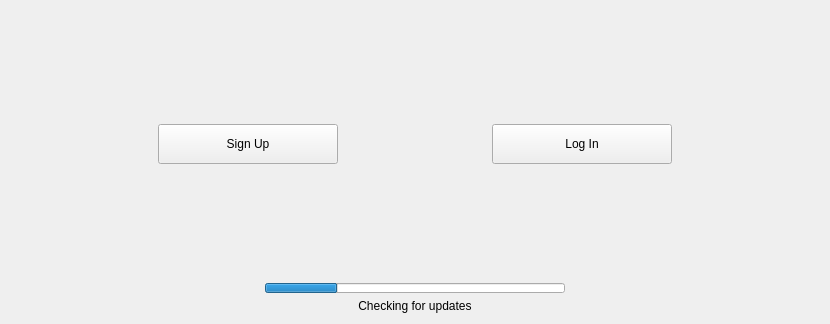
<?xml version="1.0" encoding="UTF-8"?>
<ui version="4.0">
 <class>FirstScreen</class>
 <widget class="QWidget" name="FirstScreen">
  <property name="geometry">
   <rect>
    <x>0</x>
    <y>0</y>
    <width>830</width>
    <height>324</height>
   </rect>
  </property>
  <property name="minimumSize">
   <size>
    <width>600</width>
    <height>200</height>
   </size>
  </property>
  <property name="maximumSize">
   <size>
    <width>16777215</width>
    <height>16777215</height>
   </size>
  </property>
  <property name="windowTitle">
   <string/>
  </property>
  <property name="styleSheet">
   <string notr="true"/>
  </property>
  <layout class="QVBoxLayout" name="verticalLayout_2">
   <item>
    <spacer name="verticalSpacer_2">
     <property name="orientation">
      <enum>Qt::Vertical</enum>
     </property>
     <property name="sizeHint" stdset="0">
      <size>
       <width>20</width>
       <height>8</height>
      </size>
     </property>
    </spacer>
   </item>
   <item>
    <layout class="QHBoxLayout" name="horizontalLayout">
     <item>
      <spacer name="horizontalSpacer">
       <property name="orientation">
        <enum>Qt::Horizontal</enum>
       </property>
       <property name="sizeHint" stdset="0">
        <size>
         <width>40</width>
         <height>20</height>
        </size>
       </property>
      </spacer>
     </item>
     <item>
      <widget class="QPushButton" name="signup_btn">
       <property name="minimumSize">
        <size>
         <width>180</width>
         <height>40</height>
        </size>
       </property>
       <property name="maximumSize">
        <size>
         <width>16777215</width>
         <height>16777215</height>
        </size>
       </property>
       <property name="text">
        <string>Sign Up</string>
       </property>
      </widget>
     </item>
     <item>
      <spacer name="horizontalSpacer_2">
       <property name="orientation">
        <enum>Qt::Horizontal</enum>
       </property>
       <property name="sizeHint" stdset="0">
        <size>
         <width>40</width>
         <height>20</height>
        </size>
       </property>
      </spacer>
     </item>
     <item>
      <widget class="QPushButton" name="login_btn">
       <property name="minimumSize">
        <size>
         <width>180</width>
         <height>40</height>
        </size>
       </property>
       <property name="maximumSize">
        <size>
         <width>16777215</width>
         <height>16777215</height>
        </size>
       </property>
       <property name="styleSheet">
        <string notr="true"/>
       </property>
       <property name="text">
        <string>Log In</string>
       </property>
      </widget>
     </item>
     <item>
      <spacer name="horizontalSpacer_3">
       <property name="orientation">
        <enum>Qt::Horizontal</enum>
       </property>
       <property name="sizeHint" stdset="0">
        <size>
         <width>40</width>
         <height>20</height>
        </size>
       </property>
      </spacer>
     </item>
    </layout>
   </item>
   <item>
    <spacer name="verticalSpacer">
     <property name="orientation">
      <enum>Qt::Vertical</enum>
     </property>
     <property name="sizeHint" stdset="0">
      <size>
       <width>20</width>
       <height>40</height>
      </size>
     </property>
    </spacer>
   </item>
   <item>
    <layout class="QHBoxLayout" name="horizontalLayout_2">
     <item>
      <spacer name="horizontalSpacer_4">
       <property name="orientation">
        <enum>Qt::Horizontal</enum>
       </property>
       <property name="sizeHint" stdset="0">
        <size>
         <width>40</width>
         <height>20</height>
        </size>
       </property>
      </spacer>
     </item>
     <item>
      <layout class="QVBoxLayout" name="verticalLayout">
       <item>
        <widget class="QProgressBar" name="updates_progress_bar">
         <property name="minimumSize">
          <size>
           <width>300</width>
           <height>10</height>
          </size>
         </property>
         <property name="maximumSize">
          <size>
           <width>300</width>
           <height>10</height>
          </size>
         </property>
         <property name="styleSheet">
          <string notr="true"/>
         </property>
         <property name="value">
          <number>24</number>
         </property>
         <property name="textVisible">
          <bool>false</bool>
         </property>
         <property name="format">
          <string/>
         </property>
        </widget>
       </item>
       <item>
        <widget class="QLabel" name="checking_updates_lbl">
         <property name="text">
          <string>Checking for updates</string>
         </property>
         <property name="alignment">
          <set>Qt::AlignCenter</set>
         </property>
        </widget>
       </item>
      </layout>
     </item>
     <item>
      <spacer name="horizontalSpacer_5">
       <property name="orientation">
        <enum>Qt::Horizontal</enum>
       </property>
       <property name="sizeHint" stdset="0">
        <size>
         <width>40</width>
         <height>20</height>
        </size>
       </property>
      </spacer>
     </item>
    </layout>
   </item>
  </layout>
 </widget>
 <resources>
  <include location="../assets/app_resources.qrc"/>
 </resources>
 <connections/>
</ui>
